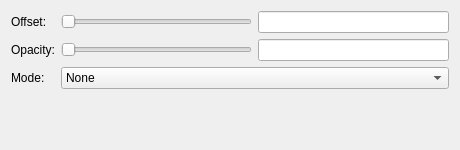
<?xml version="1.0" encoding="UTF-8"?>
<ui version="4.0">
 <class>ReflectionPropertiesWidget</class>
 <widget class="QWidget" name="ReflectionPropertiesWidget">
  <property name="geometry">
   <rect>
    <x>0</x>
    <y>0</y>
    <width>460</width>
    <height>150</height>
   </rect>
  </property>
  <property name="sizePolicy">
   <sizepolicy hsizetype="Preferred" vsizetype="Preferred">
    <horstretch>0</horstretch>
    <verstretch>0</verstretch>
   </sizepolicy>
  </property>
  <property name="windowTitle">
   <string>Form</string>
  </property>
  <layout class="QGridLayout" name="gridLayout">
   <item row="0" column="0">
    <layout class="QFormLayout" name="formLayout">
     <item row="0" column="0">
      <widget class="QLabel" name="label">
       <property name="text">
        <string>Offset:</string>
       </property>
      </widget>
     </item>
     <item row="0" column="1">
      <layout class="QHBoxLayout" name="horizontalLayout_2">
       <item>
        <widget class="QSlider" name="offsetSlider">
         <property name="minimumSize">
          <size>
           <width>100</width>
           <height>0</height>
          </size>
         </property>
         <property name="minimum">
          <number>1</number>
         </property>
         <property name="maximum">
          <number>100</number>
         </property>
         <property name="orientation">
          <enum>Qt::Horizontal</enum>
         </property>
        </widget>
       </item>
       <item>
        <widget class="QLineEdit" name="offsetLineEdit"/>
       </item>
      </layout>
     </item>
     <item row="1" column="0">
      <widget class="QLabel" name="label_2">
       <property name="text">
        <string>Opacity:</string>
       </property>
      </widget>
     </item>
     <item row="1" column="1">
      <layout class="QHBoxLayout" name="horizontalLayout">
       <item>
        <widget class="QSlider" name="opacitySlider">
         <property name="minimumSize">
          <size>
           <width>100</width>
           <height>0</height>
          </size>
         </property>
         <property name="maximum">
          <number>100</number>
         </property>
         <property name="orientation">
          <enum>Qt::Horizontal</enum>
         </property>
        </widget>
       </item>
       <item>
        <widget class="QLineEdit" name="opacityLineEdit"/>
       </item>
      </layout>
     </item>
     <item row="2" column="0">
      <widget class="QLabel" name="label_3">
       <property name="text">
        <string>Mode:</string>
       </property>
      </widget>
     </item>
     <item row="2" column="1">
      <widget class="QComboBox" name="reflectionModeComboBox">
       <item>
        <property name="text">
         <string>None</string>
        </property>
       </item>
       <item>
        <property name="text">
         <string>Opaque</string>
        </property>
       </item>
       <item>
        <property name="text">
         <string>Transparent</string>
        </property>
       </item>
      </widget>
     </item>
    </layout>
   </item>
   <item row="1" column="0">
    <spacer name="verticalSpacer">
     <property name="orientation">
      <enum>Qt::Vertical</enum>
     </property>
     <property name="sizeHint" stdset="0">
      <size>
       <width>20</width>
       <height>43</height>
      </size>
     </property>
    </spacer>
   </item>
  </layout>
 </widget>
 <resources/>
 <connections/>
</ui>
